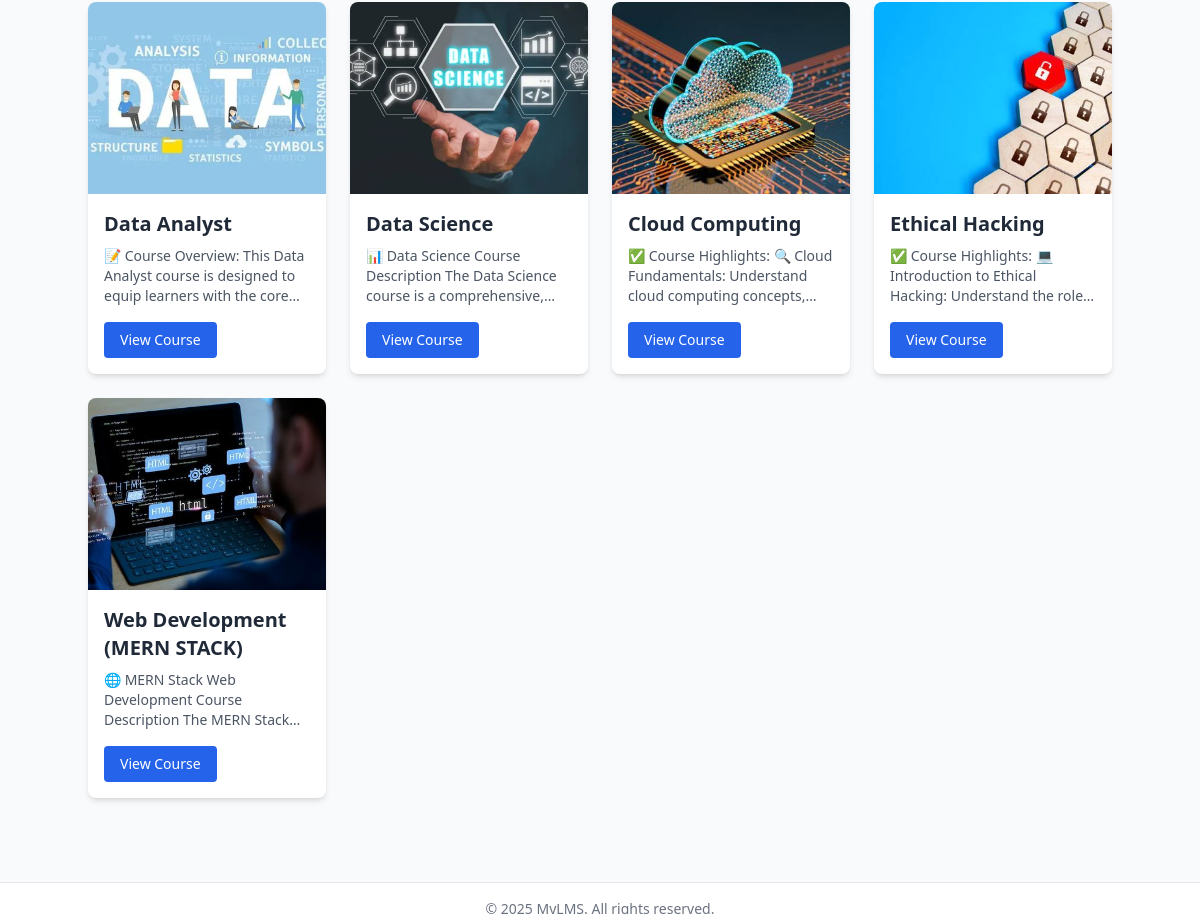
The app's page / (lower part), older data.
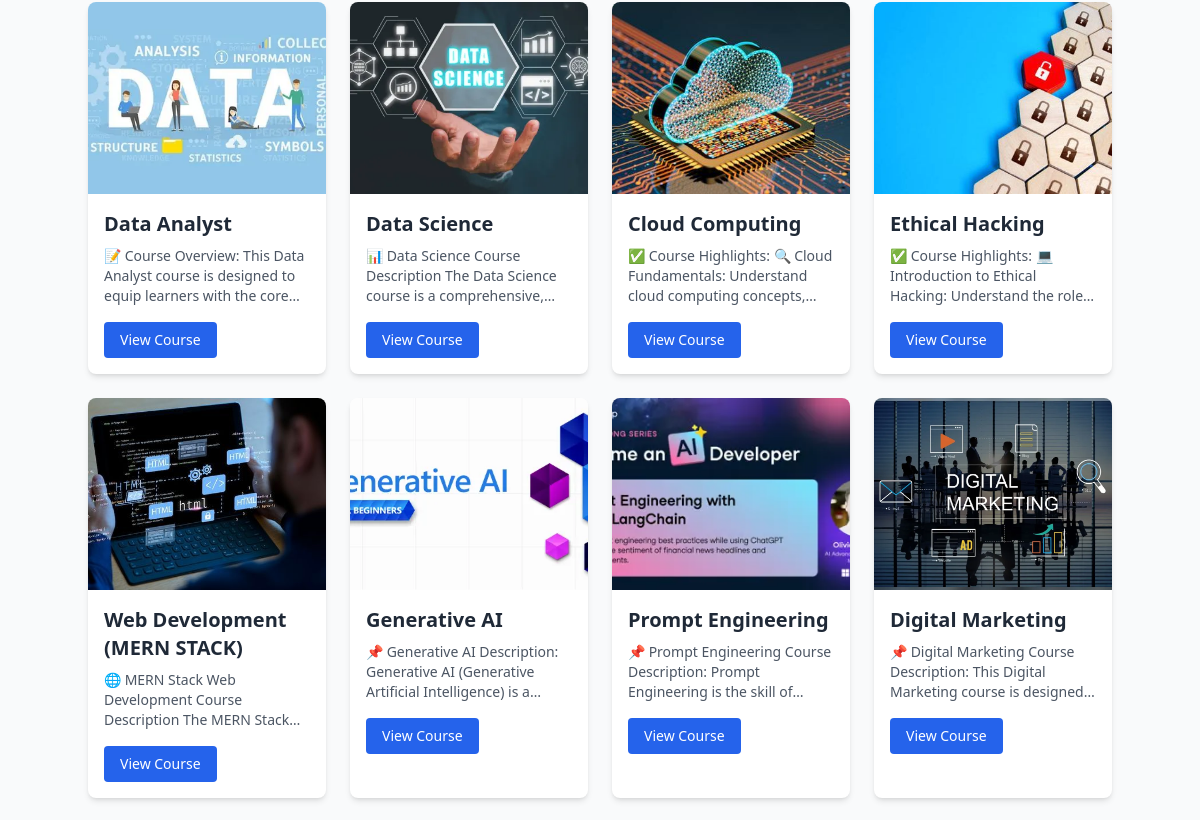
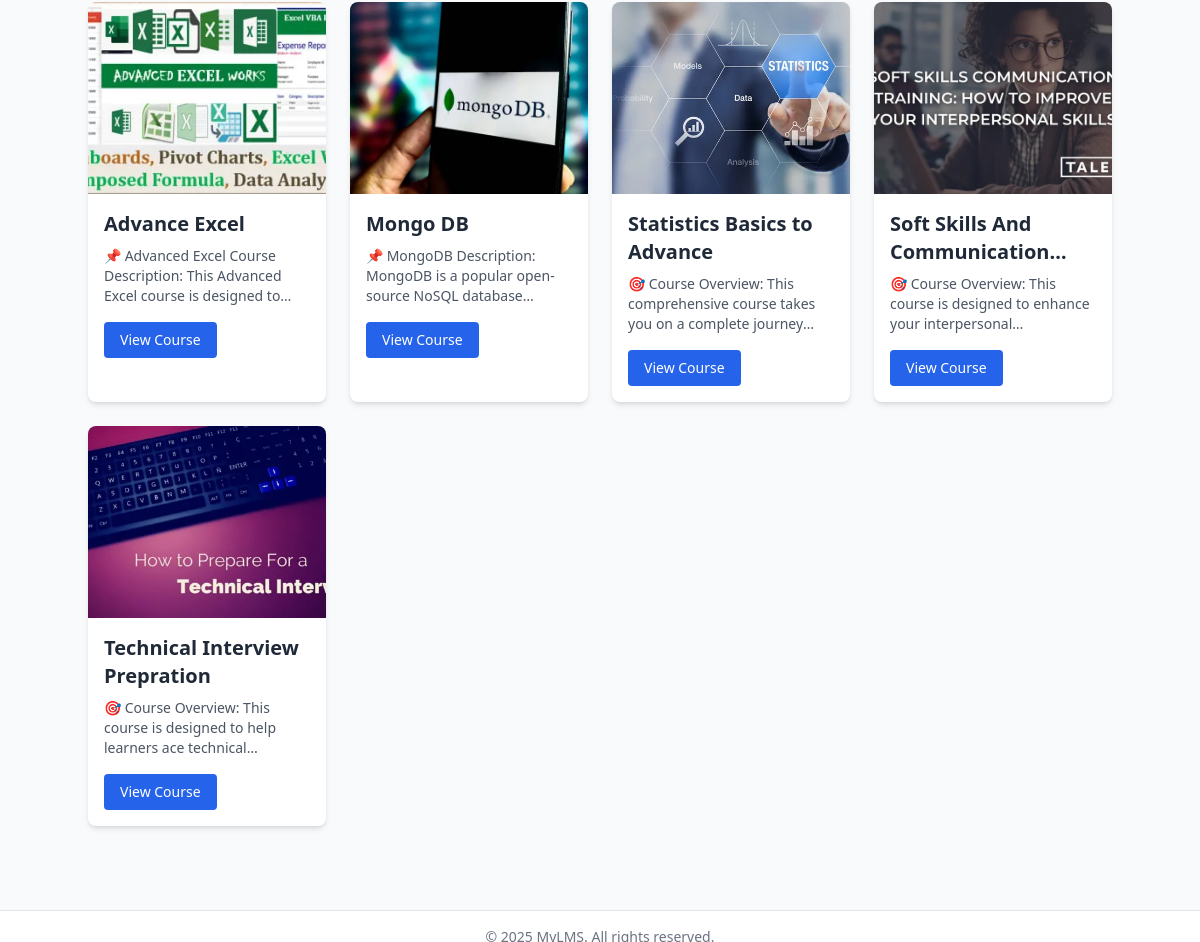
The same page, newer data (2 pictures, top to bottom).
### courses/models.py (models this page shows, shortened)
class Course(models.Model):
    title = models.CharField(max_length=200)
    description = models.TextField()
    instructor = models.CharField(max_length=100)
    thumbnail = models.ImageField(upload_to='thumbnails/')
    created_at = models.DateTimeField(auto_now_add=True)
    students = models.ManyToManyField(User, related_name="enrolled_courses", blank=True)

### courses/views.py (the view)
# urls.py: path('', views.home, name='home'),
def home(request):
    query = request.GET.get('q', '')
    if query:
        courses = Course.objects.filter(
            Q(title__icontains=query) | Q(description__icontains=query)
        )
    else:
        courses = Course.objects.all()
    return render(request, 'courses/home.html', {'courses': courses, 'query': query,})

### templates/courses/home.html (shortened to what this page needs)
{% extends 'courses/base.html' %}
{% load static %}
{% block content %}
<div class="container mx-auto mt-6">
  <div class="grid gap-6 sm:grid-cols-2 md:grid-cols-3 lg:grid-cols-4">
    {% for course in courses %}
      <div class="bg-white rounded-lg shadow-md hover:shadow-lg transition duration-300">
        <img src="{{ course.thumbnail.url }}" alt="{{ course.title }}" class="w-full h-48 object-cover rounded-t-lg" />
        <div class="p-4">
          <h2 class="text-xl font-semibold text-gray-800 mb-2 line-clamp-2">{{ course.title }}</h2>
          <p class="text-gray-600 text-sm mb-4 line-clamp-3">{{ course.description }}</p>
          <a href="{% url 'course_detail' course.id %}" class="inline-block px-4 py-2 bg-blue-600 text-white text-sm font-medium rounded hover:bg-blue-700">View Course</a>
        </div>
      </div>
    {% empty %}
      <p class="text-gray-600 col-span-3">No courses right now, but remember — great things take time. Something amazing is coming for you.</p>
    {% endfor %}
  </div>
</div>
{% endblock %}

Row changes from the older to the newer data that the page shows:
added Course: thumbnail (picture), title "Generative AI", description "📌 Generative AI Description: Generative AI (Generative Artificial Intelligence) is…"
added Course: thumbnail (picture), title "Prompt Engineering", description "📌 Prompt Engineering Course Description: Prompt Engineering is the skill…"
added Course: thumbnail (picture), title "Digital Marketing", description "📌 Digital Marketing Course Description: This Digital Marketing course is…"
added Course: thumbnail (picture), title "Advance Excel", description "📌 Advanced Excel Course Description: This Advanced Excel course is designed…"
added Course: thumbnail (picture), title "Mongo DB", description "📌 MongoDB Description: MongoDB is a popular open-source NoSQL…"
added Course: thumbnail (picture), title "Statistics Basics to Advance", description "🎯 Course Overview: This comprehensive course takes you on a complete…"
added Course: thumbnail (picture), title "Soft Skills And…", description "🎯 Course Overview: This course is designed to enhance your…"
added Course: thumbnail (picture), title "Technical Interview Prepration", description "🎯 Course Overview: This course is designed to help learners ace…"
